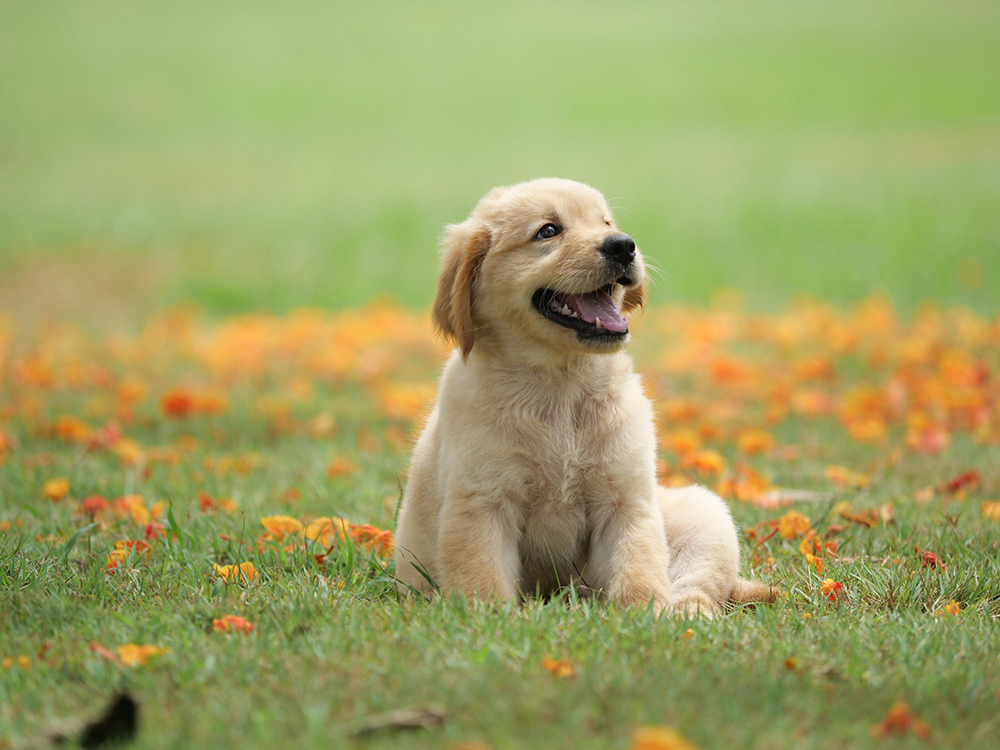
#> input picture ColorImageProcessing/dog.jpg, 1000 x 750 px
$ python ImageHistogram.py
#> lines starting #> are read from the running program, lines starting #| are printed output that depends on the picture
import cv2 as cv
import matplotlib.pyplot as plt

img = cv.imread('./dog.jpg')
#> img is the input picture: shape (750, 1000, 3); mean B, G, R 99, 161.6, 159.2

colors = ['b', 'g', 'r']

for i, color in enumerate(colors):
    histogram = cv.calcHist([img], [i], None, [256], [0, 256])
    plt.plot(histogram, color=color)
    plt.xlim([0, 256])

plt.title('Histogram')
plt.show()
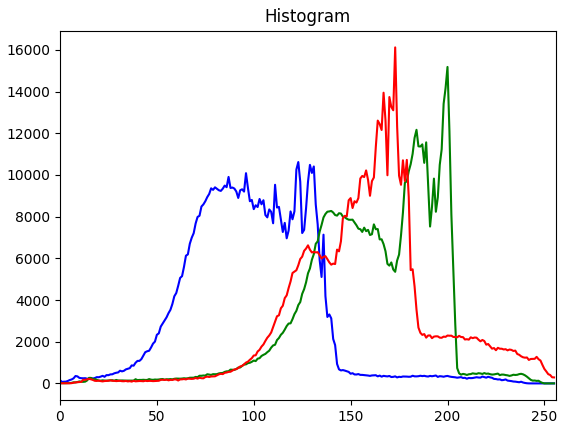
#> figure drawn by matplotlib, 1 panel; curve peaks at x = 123, y = 10619; curve peaks at x = 200, y = 15180; curve peaks at x = 173, y = 16118
